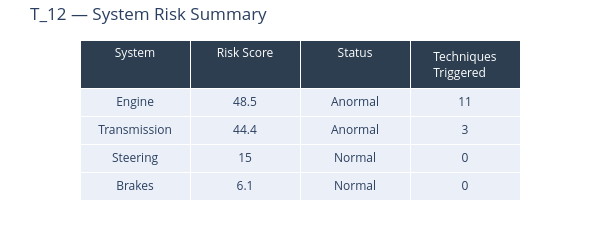

Source (notebook cell):
### Code cell
# --- Section: System Risk Table (sorted by risk) ---
unit_systems = system_health[system_health['unit'] == SELECTED_UNIT][[
    'system', 'system_score', 'system_status', 'n_techniques_triggered'
]].sort_values('system_score', ascending=False).copy()
unit_systems.columns = ['System', 'Risk Score', 'Status', 'Techniques Triggered']

fig_sys_table = go.Figure(data=[go.Table(
    header=dict(
        values=list(unit_systems.columns),
        fill_color='#2c3e50', font=dict(color='white', size=12), align='center'
    ),
    cells=dict(
        values=[unit_systems[c] for c in unit_systems.columns],
        align='center', height=28, font=dict(size=12)
    )
)])
fig_sys_table.update_layout(
    title=f'{SELECTED_UNIT} — System Risk Summary',
    height=220, width=600, margin=dict(t=40, b=10)
)
fig_sys_table.show()

### Figure 1 — Plotly figure (JSON) as saved in the notebook; plotly's stock layout.template omitted (floating-point values rounded to 4 significant figures)
{"data": [{"cells": {"align": "center", "font": {"size": 12}, "height": 28, "values": [["Engine", "Transmission", "Steering", "Brakes"], [48.5, 44.4, 15, 6.1], ["Anormal", "Anormal", "Normal", "Normal"], [11, 3, 0, 0]]}, "header": {"align": "center", "fill": {"color": "#2c3e50"}, "font": {"color": "white", "size": 12}, "values": ["System", "Risk Score", "Status", "Techniques Triggered"]}, "type": "table"}], "layout": {"height": 220, "margin": {"b": 10, "t": 40}, "title": {"text": "T_12 — System Risk Summary"}, "width": 600}}
